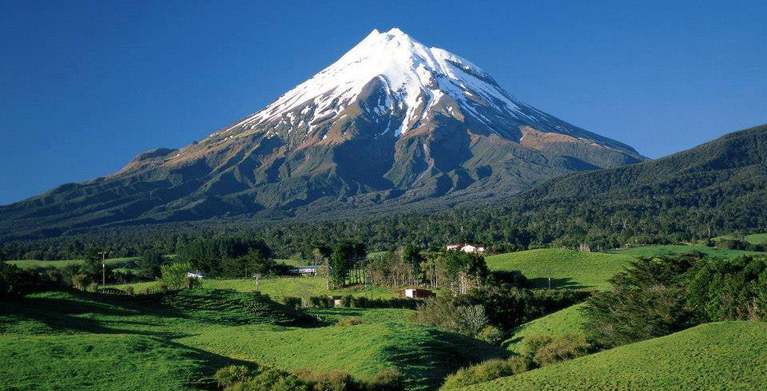
#> input picture imagenes/foto1.png, 767 x 391 px
$ jupyter execute --allow-errors 'Taller No. 6 - IA.ipynb'   (older library calls are emulated)   (text cells are left out)
#> lines starting #> are read from the running program, lines starting #| are printed output that depends on the picture; pictures that were not available may be replaced by others from this repository, and a replacement may not be noted
[cell 1]
import cv2

# Cargar
ruta_imagen = 'foto.jpg'
imagen = cv2.imread(ruta_imagen)

# Guardar una copia como png
ruta_imagen_copia = 'foto-copia.png'
cv2.imwrite(ruta_imagen, imagen)

# Cargar la copia
imagen_copia = cv2.imread(ruta_imagen_copia)

# Mostrar
cv2.imshow('Original', imagen)
cv2.imshow('Copia', imagen_copia)
cv2.waitKey(0)
cv2.destroyAllWindows()

[cell 2]
import cv2

# Cargar
ruta_imagen = 'imagenes/foto1.png'
imagen = cv2.imread(ruta_imagen)
#> imagen is the input picture: shape (391, 767, 3); mean B, G, R 102.8, 93.8, 61.4

# Guardar una copia como png
ruta_imagen_copia = 'imagenes/foto1-copia.png'
cv2.imwrite(ruta_imagen, imagen)

# Cargar la copia
imagen_copia = cv2.imread(ruta_imagen_copia,0)

# Mostrar
cv2.imshow('Original', imagen)
cv2.imshow('Copia', imagen_copia)
cv2.waitKey(0)
cv2.destroyAllWindows()

[cell 3]
import cv2
import numpy
import os

# Make an array of 120,000 random bytes.
random_byte_array = bytearray(os.urandom(120000))
flat_numpy_array = numpy.array(random_byte_array)

# Convert the array to make a 400x300 grayscale image.
gray_image = flat_numpy_array.reshape(300, 400)
cv2.imshow('Random gray', gray_image)

# Convert the array to make a 400x100 color image.
bgr_image = flat_numpy_array.reshape(100, 400, 3)
cv2.imshow('Random color', bgr_image)
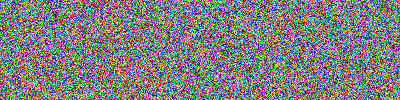
#> window 'Random color': shape (100, 400, 3); mean B, G, R 127.3, 127.4, 128.3

cv2.waitKey(0)
cv2.destroyAllWindows()

[cell 4]
import cv2
import numpy as np
from matplotlib import pyplot as plt

imagen = cv2.imread('imagenes/nubes.jpg', -1)
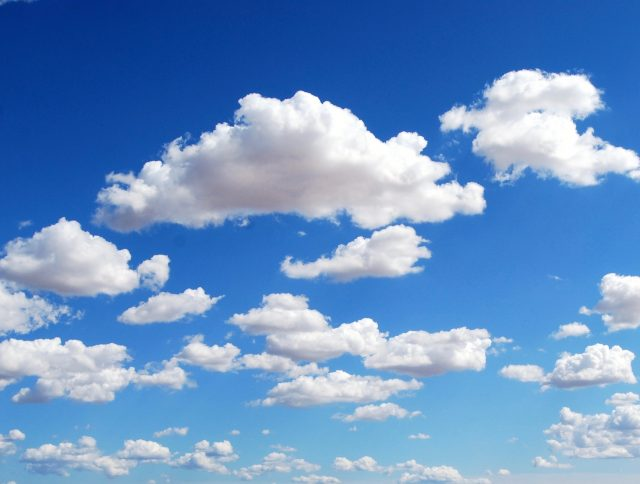
#> input picture imagenes/nubes.jpg, 640 x 484 px
#> imagen is the input picture: shape (484, 640, 3); mean B, G, R 197.7, 147, 105.6
cv2.imshow('Nubes',imagen)

color = ('b','g','r')
for canal, col in enumerate(color):
    histr = cv2.calcHist([imagen],[canal],None,[256],[0,256])
    plt.plot(histr,color = col)
    plt.xlim([0,256])
plt.title('Escala de color que tiene la imagen')
plt.show()
#> figure, not shown here; curve peaks at x = 214, y = 7205; curve peaks at x = 70, y = 2681; curve peaks at x = 18, y = 4306

while True:
    tecla = cv2.waitKey(0) & 0xFF
#> (key q is pressed here)
    if tecla == 27: break # ESC para salir.
cv2.destroyAllWindows()

[cell 5]
import numpy as np
import cv2

video_file = 'examples/videos/roller-coaster.mp4'
cap = cv2.VideoCapture(video_file)

while (cap.isOpened()):
    # Capture frame-by-frame
    ret, frame = cap.read()
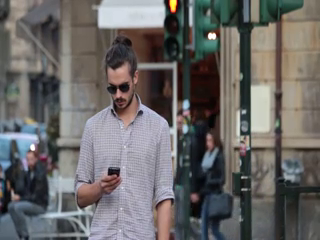
#> input picture frame 21 of imagenes/Celular.mp4, 320 x 240 px, given in place of roller-coaster.mp4, which was not available
#> frame is the input picture: shape (240, 320, 3); mean B, G, R 102.2, 103.1, 105.3

    if ret == True:
        # Operations on the frame
        gray = cv2.cvtColor(frame, cv2.COLOR_BGR2GRAY)

        # Display the resulting frame
        cv2.imshow('frame', gray)

        # Exit?
        if cv2.waitKey(1) & 0xFF == ord('q'):
#> (key q is pressed here)
            break
    else:
        break

cap.release()
cv2.destroyAllWindows()

[cell 6]
import numpy as np
import cv2

video_file = 'imagenes/Pexels-Videos.mp4'
cap = cv2.VideoCapture(video_file)

while (cap.isOpened()):
    # Capture frame-by-frame
    ret, frame = cap.read()
    ret2, frame2 = cap.read()
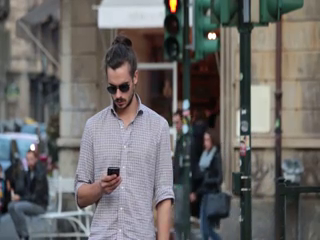
#> input picture frame 22 of imagenes/Celular.mp4, 320 x 240 px, given in place of Pexels-Videos.mp4, which was not available
#> frame2 is the input picture: shape (240, 320, 3); mean B, G, R 102.1, 103.1, 105.3

    if ret and ret2 == True:
        # Operations on the frame
        gray = cv2.cvtColor(frame, cv2.COLOR_BGR2GRAY)
        gray2 = cv2.cvtColor(frame2, cv2.COLOR_BGRA2BGR)


        # Display the resulting frame
        cv2.imshow('frame', gray)
        cv2.imshow('frame2', gray2)


        # Exit?
        if cv2.waitKey(1) & 0xFF == ord('q'):
#> (key q is pressed here)
            break
    else:
        break

cap.release()
cv2.destroyAllWindows()

[cell 7]
import numpy as np
import cv2

video_file = 'Pexels-Videos.mp4'
cap = cv2.VideoCapture(video_file)

# Properties
font = cv2.FONT_HERSHEY_SIMPLEX
font_scale = 1
color = (255,255,255)
thickness = 1

if cv2.__version__.startswith('2.4'):
    height_prop = cv2.cv.CV_CAP_PROP_FRAME_HEIGHT
else:
    height_prop = cv2.CAP_PROP_FRAME_HEIGHT

if cv2.__version__.startswith('2.4'):
    fps_prop = cv2.cv.CV_CAP_PROP_FPS
else:
    fps_prop = cv2.CAP_PROP_FPS

while(cap.isOpened()):
    ret, frame = cap.read()
    if ret == True:
        # Text position
        height = int(cap.get(height_prop))
        position = (50, height - 50)

        # Frames per second
        fps = "{0:.2f}".format(cap.get(fps_prop))
        text = "FPS: " + fps

        # Put text
        cv2.putText(frame, text, position, font, font_scale, color, thickness)

        # Display
        cv2.imshow("Video", frame)

        # Exit?
        if cv2.waitKey(1) & 0xFF == ord('q'):
#> (key q is pressed here)
            break
    else:
        break

# Release everything if job is finished
cap.release()
cv2.destroyAllWindows()

[cell 8]
import numpy as np
import cv2

video_file = 'imagenes/Pexels-Videos.mp4'
cap = cv2.VideoCapture(video_file)

# Properties
font = cv2.FONT_HERSHEY_SIMPLEX
font_scale = 1
color = (255,255,255)
thickness = 2

if cv2.__version__.startswith('2.4'):
    height_prop = cv2.cv.CV_CAP_PROP_FRAME_HEIGHT
else:
    height_prop = cv2.CAP_PROP_FRAME_HEIGHT

if cv2.__version__.startswith('2.4'):
    fps_prop = cv2.cv.CV_CAP_PROP_FPS
else:
    fps_prop = cv2.CAP_PROP_FPS

if cv2.__version__.startswith('2.4'):
    sec_prop = cv2.cv.CV_CAP_PROP_POS_MSEC
else:
    sec_prop = cv2.CAP_PROP_POS_MSEC

if cv2.__version__.startswith('2.4'):
    width_prop = cv2.cv.CV_CAP_PROP_FRAME_WIDTH
else:
    width_prop = cv2.CAP_PROP_FRAME_WIDTH

while(cap.isOpened()):
    ret, frame = cap.read()
    #CALCULO Y MUESTRA DE FPS
    if ret == True:
        # Text position
        height = int(cap.get(height_prop))
        pos_F = (50, height - 50)
        # Frames per second
        fps = "{0:.2f}".format(cap.get(fps_prop))
        text = "FPS: " + fps
        # Put text
        cv2.putText(frame, text, pos_F, font, font_scale, color, thickness)

    #CALCULO Y MUESTRA DE SEGUNDOS TRANSCURRIDOS DEL VIDEO
    if ret == True:
        # Text position
        pos_S = (50, height - 30)
        # Frames per second
        segs = "{0:.2f}".format(cap.get(sec_prop))
        text = "SEG: " + segs
        # Put text
        cv2.putText(frame, text, pos_S, font, font_scale, color, thickness)

    #CALCULO Y MUESTRA DE ANCHO DEL VIDEO
    if ret == True:
        # Text position
        pos_W = (50, height - 10)
        # Frames per second
        ancho = "{0:.2f}".format(cap.get(width_prop))
        alto = "{0:.2f}".format(cap.get(height_prop))

        text = "Ancho x Alto: "+ alto + "x" + ancho

        # Put text
        cv2.putText(frame, text, pos_W, font, font_scale, color, thickness)

        # Display
        cv2.imshow("Video", frame)

        # Exit?
        if cv2.waitKey(1) & 0xFF == ord('q'):
#> (key q is pressed here)
            break
    else:
        break

# Release everything if job is finished
cap.release()
cv2.destroyAllWindows()

[cell 9]
import numpy as np
import cv2

webcam_id = 0
cap = cv2.VideoCapture(webcam_id)

while(cap.isOpened()):
    # Capture frame-by-frame
    ret, frame = cap.read()
    if ret == True:
        # Operations on the frame
        v_frame = cv2.flip(frame, 1,cv2.COLOR_BGR2GRAY)
        h_frame = cv2.flip(frame, 0,cv2.COLOR_BGR2GRAY)

        # Display
        cv2.imshow("Original", frame)
        cv2.imshow("Vertical flip", v_frame)
        cv2.imshow("Horizontal flip", h_frame)

        # Exit?
        if cv2.waitKey(1) & 0xFF == ord('q'):
#> (key q is pressed here)
            break
    else:
        break

# Release everything if job is finished
cap.release()
cv2.destroyAllWindows()

[cell 10]
import numpy as np
import cv2

webcam_id = 0
cap = cv2.VideoCapture(webcam_id)

while(cap.isOpened()):
    # Capture frame-by-frame
    ret, frame = cap.read()
    if ret == True:
        # Operations on the frame
        gray = cv2.cvtColor(frame, cv2.COLOR_BGR2GRAY)
        v_frame = cv2.flip(gray, 1)
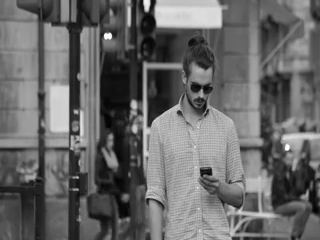
#> v_frame: shape (240, 320); min 1, max 255, mean 103.7
        h_frame = cv2.flip(gray, 0)
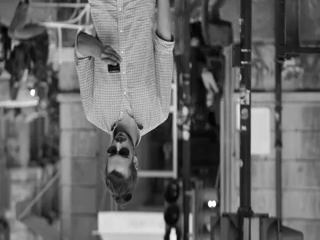
#> h_frame: shape (240, 320); min 1, max 255, mean 103.7

        # Display
        cv2.imshow("Original", frame)
        cv2.imshow("Vertical flip", v_frame)
        cv2.imshow("Horizontal flip", h_frame)

        # Exit?
        if cv2.waitKey(1) & 0xFF == ord('q'):
#> (key q is pressed here)
            break
    else:
        break

# Release everything if job is finished
cap.release()
cv2.destroyAllWindows()

[cell 11]
import cv2
import numpy as np

image_file = 'examples/images/rabbit.jpg'
img = cv2.imread(image_file)

kernel = np.ones((3, 3), np.float32) / 9
#> (the rest of this cell did not finish here and is left out)

[cell 12]
import cv2
import numpy as np

image_file = 'imagenes/gato.jpg'
img = cv2.imread(image_file)
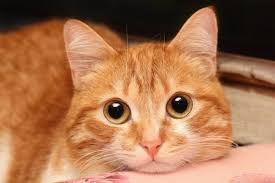
#> input picture imagenes/gato.jpg, 275 x 183 px
#> img is the input picture: shape (183, 275, 3); mean B, G, R 79.9, 115.6, 167.5

kernel = np.ones((5,5), np.float32) / 9
dst = cv2.filter2D(src=img, ddepth=-1, kernel=5*5)
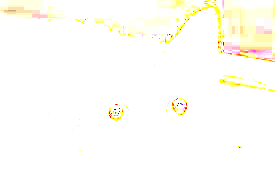
#> dst: shape (183, 275, 3); mean B, G, R 247.2, 253.7, 254.9

# Show
cv2.imshow('Original', img)
cv2.imshow('Filtered', dst)
cv2.waitKey(0)
cv2.destroyAllWindows()

[cell 13]
import cv2

# Load image
image_path = 'examples/images/sunset.jpg'
image = cv2.imread(image_path)

# Blur
k = 5
#> (the rest of this cell did not finish here and is left out)

[cell 14]
import cv2

# Load image
image_path = 'imagenes/humo.jpg'
image = cv2.imread(image_path)

# Blur
k = 10
#> (the rest of this cell did not finish here and is left out)

[cell 15]
import cv2

# Load image
image_path = 'examples/images/sunset.jpg'
image = cv2.imread(image_path)

# Gaussian blur
k = 5
sigma = 0
#> (the rest of this cell did not finish here and is left out)

[cell 16]
import cv2

# Load image
image_path = 'imagenes/flores.jpg'
image = cv2.imread(image_path)

# Gaussian blur
k = 9
sigma = 1
#> (the rest of this cell did not finish here and is left out)

[cell 17]
import cv2

# Load image
image_path = 'images/taj-noise.jpg'
image = cv2.imread(image_path)

# Gaussian blur
k = 5
sigma = 1
#> (the rest of this cell did not finish here and is left out)

[cell 18]
import cv2

# Load image
image_path = 'imagenes/barco.jpg'
image = cv2.imread(image_path)

# Gaussian blur
k = 5
sigma = 0
#> (the rest of this cell did not finish here and is left out)

[cell 19]
import cv2

# Load image
image_path = 'examples/images/salt_pepper_noise.png'
image = cv2.imread(image_path)

# Gaussian blur
k = 5
#> (the rest of this cell did not finish here and is left out)

[cell 20]
import cv2

# Load image
image_path = 'imagenes/torre_ifel.jpg'
image = cv2.imread(image_path)

# Gaussian blur
k = 5
#> (the rest of this cell did not finish here and is left out)

[cell 21]
import cv2
import numpy as np

# Load image
image = cv2.imread('examples/images/sudoku.jpg', cv2.IMREAD_GRAYSCALE)

# Sobel
k = 3
#> (the rest of this cell did not finish here and is left out)

[cell 22]
import cv2
import numpy as np

# Load image
image = cv2.imread('imagenes/idificio.jpg', cv2.IMREAD_GRAYSCALE)

# laplacian
k = 3
#> (the rest of this cell did not finish here and is left out)

[cell 23]
import cv2
import numpy as np

webcam_id = 0
cap = cv2.VideoCapture(webcam_id)

# Cany edge detector thresholds
threshold_one = 50
threshold_two = 150
aperture_size = 3

while(cap.isOpened()):
    # Capture frame-by-frame
    ret, frame = cap.read()
    if ret == True:
        # Operations on the frame
        edges = cv2.Canny(frame, threshold_one, threshold_two, aperture_size)
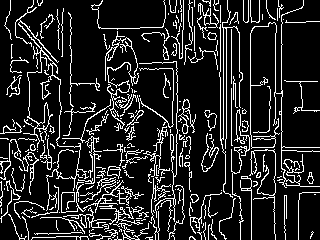
#> edges: shape (240, 320); 14.6% white in thin lines or dots

        # Display
        cv2.imshow("Original", frame)
        cv2.imshow("Canny edge detection", edges)

        # Exit?
        if cv2.waitKey(1) & 0xFF == ord('q'):
#> (key q is pressed here)
            break
    else:
        break

# Release everything if job is finished
cap.release()
cv2.destroyAllWindows()

[cell 24]
import cv2
import numpy as np

image = cv2.imread('imagenes/cartago_aerea.jpg')

# Cany edge detector thresholds
threshold_one = 50
threshold_two = 150
aperture_size = 3

##while(image.isOpened()):
    # Capture frame-by-frame
    ##ret, frame = image.read()
    ##if ret == True:
        # Operations on the frame
edges = cv2.Canny(image, threshold_one, threshold_two, aperture_size)

        # Display
cv2.imshow("Original", image)
cv2.imshow("Canny edge detection", edges)

        # [5 lines of commented-out code are left out]
cv2.waitKey(0)
cv2.destroyAllWindows()
# Release everything if job is finished

[cell 25]
import cv2
import numpy as np
from matplotlib import pyplot as plt

# Load
image_path = 'examples/images/rabbit.jpg'
image = cv2.imread(image_path, cv2.IMREAD_GRAYSCALE)

# Show image
cv2.imshow('Image', image)
cv2.waitKey(0)

# Histogram
hist = cv2.calcHist([image], channels=[0], mask=None, histSize=[256], ranges=[0,255])
#> hist = 256 values from 0 to 0

# Plot
plt.plot(hist)
plt.xlim([0, 255])
plt.show()
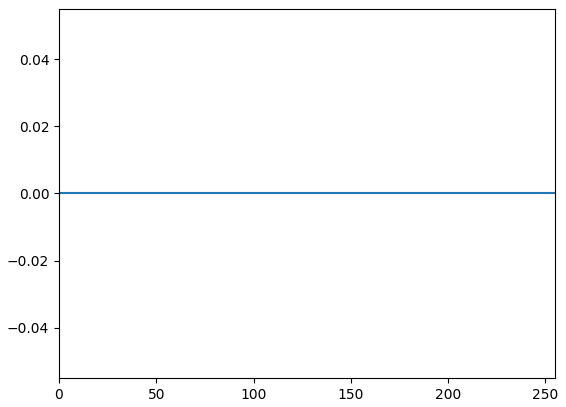
#> figure drawn by matplotlib, 1 panel

cv2.destroyAllWindows()

[cell 26]
import cv2
import numpy as np
from matplotlib import pyplot as plt

# Load
image_path = 'imagenes/futbolista.jpg'
image = cv2.imread(image_path, cv2.IMREAD_GRAYSCALE)

# Show image
cv2.imshow('Image', image)
cv2.waitKey(0)

# Histogram
hist = cv2.calcHist([image], channels=[0], mask=None, histSize=[256], ranges=[0,255])

# Plot
plt.plot(hist)
plt.xlim([0, 255])
plt.show()
plt.plot(hist)
plt.xlim([255, 0])
plt.show()
plt.plot(hist)
plt.xlim([200, 0])
plt.show()

cv2.destroyAllWindows()
